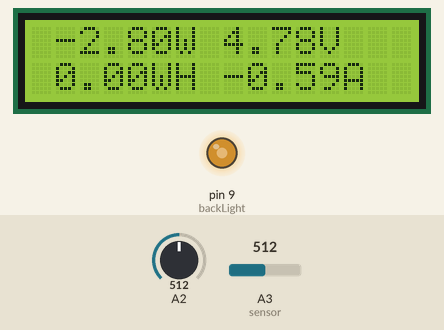
A sketch run on a simulated Arduino Uno, built with avr-gcc and run on an emulated ATmega328P. On the bench: 16×2 character LCD, output pins drawn as LEDs (lit = HIGH). The inputs (shaded band) are chosen by the test bench; at power-on: A3 (sensor) = 512, A2 = 512. What the sketch prints to the serial monitor is not drawn.

Above: at 2.1 s.
2.2 s: A3 (sensor) set to 531
At 5.0 s:
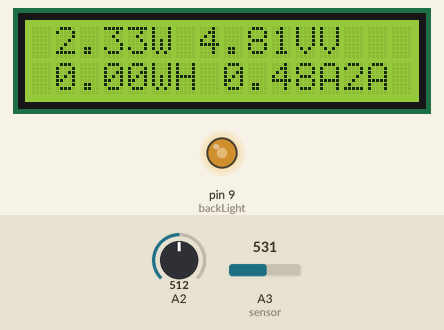
5.2 s: A3 (sensor) set to 552
At 8.0 s:
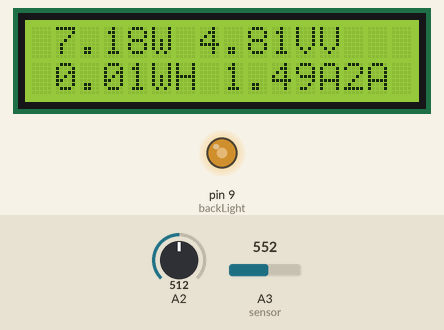
8.2 s: A3 (sensor) set to 577
At 10.9 s:
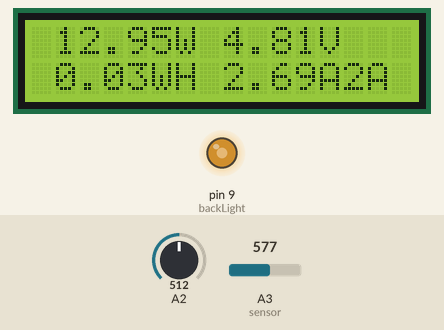
11.2 s: A2 set to 411
At 13.9 s:
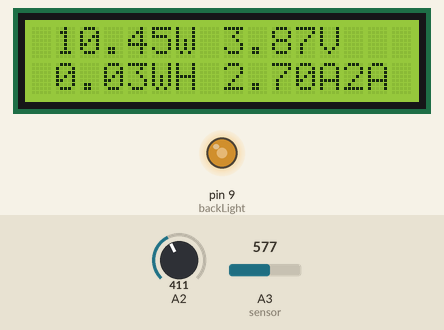
14.2 s: A2 set to 383
At 17.0 s:
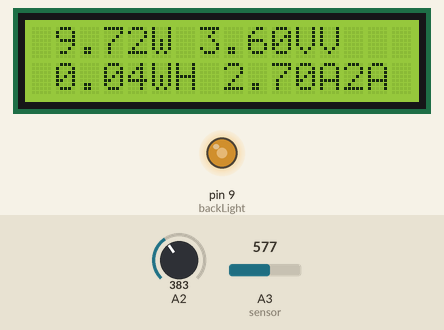
17.2 s: A2 set to 511
At 20.1 s:
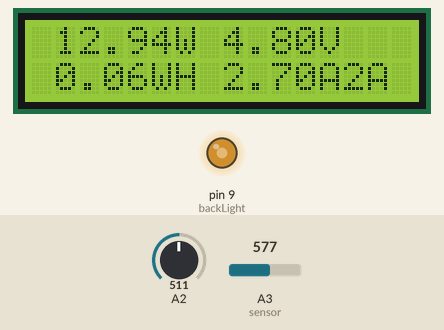
Timing chart, 0 to 21.2 s (numbered marks = the images above; inputs shaded):
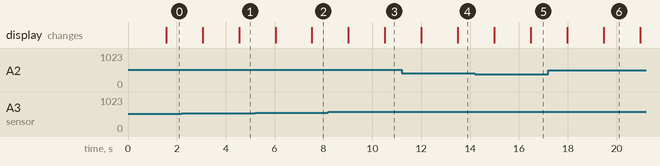

Measured:
- the behaviour switches between 520 and 521 on A3 (sensor) (found by bisection; images 0 and 1)
- the behaviour switches between 564 and 565 on A3 (sensor) (found by bisection; images 2 and 3)
- the behaviour switches between 394 and 393 on A2 (found by bisection; images 4 and 5)
- after the input at 2.2 s, the display: first differs from a run without the input after 2.3 s (image 1)
- after the input at 5.2 s, the display: first differs from a run without the input after 2.3 s (image 2)
- after the input at 8.2 s, the display: first differs from a run without the input after 2.3 s (image 3)
- after the input at 11.2 s, the display: first differs from a run without the input after 2.3 s (image 4)
- after the input at 14.2 s, the display: first differs from a run without the input after 2.3 s (image 5)
- after the input at 17.2 s, the display: first differs from a run without the input after 2.3 s (image 6)

The sketch:

POWER_METER.ino
```cpp
#include <LiquidCrystal.h>

LiquidCrystal lcd(8, 7, 6, 5, 4, 3, 2);
int backLight = 9;
long behold_my_power = 0;
float sample1, sample2, voltage, val, actualval, amps, totamps, avgamps, amphr, watt, energy;
void setup()
{
  Serial.begin(9600);
  pinMode(backLight, OUTPUT); //set pin 9 as output
  analogWrite(backLight, 150); //controls the backlight intensity 0-254
  lcd.begin(16,2); // columns, rows. size of display
  lcd.clear(); // clear the screen
}
void loop()
{
  // taking 150 samples from voltage divider with a interval of 2sec and then average the samples data collected
  for(int i=0;i<150;i++)
  {
    sample1=sample1+analogRead(A2); //read the voltage from the divider circuit
    delay (2);
  }

  sample1=sample1/150;
  voltage=4.669*2*sample1/1000;

  // taking 150 samples from sensors with a interval of 2sec and then average the samples data collected
  for(int i=0;i<150;i++)
  {
    sample2+=analogRead(A3); //read the current from sensor !!
    delay(2);
  }
  sample2=sample2/150;
  val =(4.883*sample2)/1024.0;
  actualval =val-2.5; // offset voltage is 2.5v
  amps =actualval*10;

  // TIME //
  long milisec = millis(); // calculate time in milliseconds
  long time=milisec/1000; // convert milliseconds to seconds
  Serial.print("sample1: ");Serial.print(sample1);
  Serial.print(", sample2: ");Serial.print(sample2);
  Serial.print(", voltage: ");Serial.print(voltage);
  Serial.print(", val: ");Serial.print(val);
  Serial.print(", actualval: ");Serial.print(actualval);
  Serial.print(", amps: ");Serial.print(amps);
  Serial.print(", milisec: ");Serial.print(milisec);
  Serial.print(", time: ");Serial.println(time);

  delay(200);
  // CALCULATIONS //
  totamps=totamps+amps; // calculate total amps
  behold_my_power+=1;
  avgamps=totamps/behold_my_power; // average amps (sum of all current/seconds?)
  amphr=(avgamps)/3600; // amp-hour (1 hour/3600 sec)
  watt =voltage*amps; // power=voltage*current
  energy=(watt*time)/3600; //Watt-sec is again convert to Watt-Hr by dividing 1hr(3600sec)
  // energy=(watt*time)/(1000*3600); for reading in kWh

  // LCD //
  lcd.setCursor(16,1); // set the cursor outside the display count
  lcd.print(" "); // print empty character
  delay(600);
  //////////////////////////////////////////print power and energy to a LCD////////////////////////////////////////////////
  lcd.setCursor(1,0); // set the cursor at 1st col and 1st row
  lcd.print(watt);
  lcd.print("W ");
  lcd.print(voltage);
  lcd.print("V");
  lcd.setCursor(1,1); // set the cursor at 1st col and 2nd row
  lcd.print(energy);
  lcd.print("WH ");
  lcd.print(amps);
  lcd.print("A");
}
```
